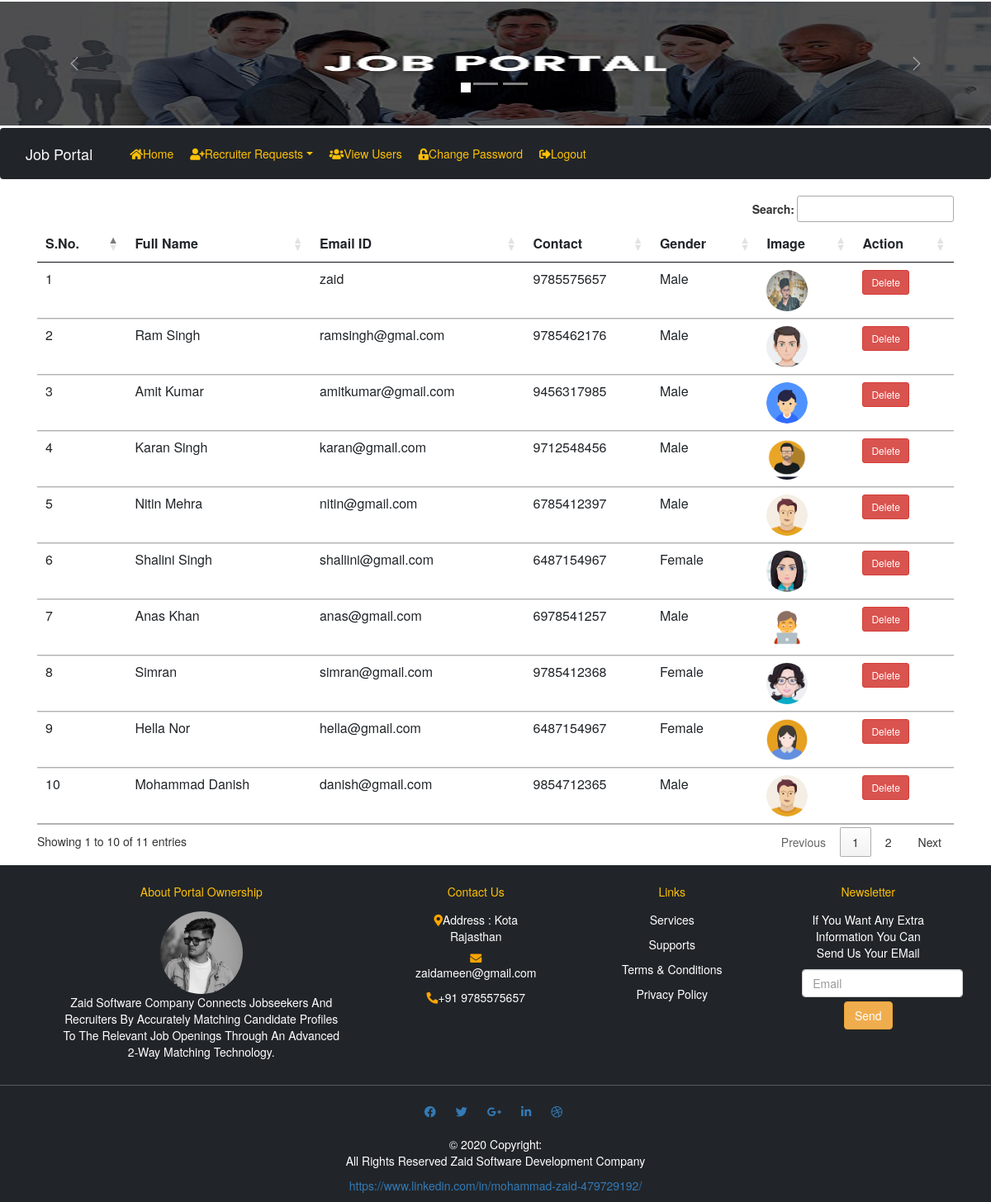
Screenshot of /view_users (signed in) with the database file from the repository.
### app1/models.py (models this page shows, shortened)
class StudentUser(models.Model):
    user=models.ForeignKey(User,on_delete=models.CASCADE)
    mobile=models.CharField(max_length=15,null=True)
    image=models.FileField(null=True)
    gender=models.CharField(max_length=10,null=True)
    type=models.CharField(max_length=15,null=True)

### app1/views.py (the view)
# urls.py: path('view_users',view_users,name="view_users"),
def view_users(request):
    if  not request.user.is_authenticated:
        return redirect('admin_login')
    data=StudentUser.objects.all()
    d={'data':data}
    return render(request,'View_users.html',d)

### app1/templates/View_users.html
{% load static %}
{% block body %}
{% include 'admin_navigation.html' %}
 <div class="container my-3">
        <div class="row">
        <div class="col-lg-12 col-md-8 col-sm-8 text1">
            <table class="table table-hover " id="example">
                <thead>
                <tr class="thesd-dark">
                    <th>S.No.</th>
                    <th>Full Name</th>
                    <th>Email ID</th>
                    <th>Contact</th>
                    <th>Gender</th>
                    <th>Image</th>
                    <th>Action</th>
                </tr>
                </thead>
                <tbody>
                {% for i in data %}
                <tr>
                    <td>{{forloop.counter}}</td>
                    <td>{{i.user.first_name}} {{i.user.last_name}} </td>
                    <td>{{i.user.username}}</td>
                    <td>{{i.mobile}}</td>
                    <td>{{i.gender}}</td>
                    <td><img src="{{i.image.url}}" style="width:50px; height:50px; border-radius:50%"></td>
                    <td><a class="btn btn-danger btn-sm" onclick="return confirm('Do You Want To Delete It')" href="{% url 'delete_user' i.user.id %}">Delete</a></td>
                </tr>
                {% endfor %}
                </tbody>
            </table>
    </div>
 </div>
 </div>
{% include 'footer.html' %}
{% endblock %}

### app1/templates/admin_navigation.html (shortened to what this page needs)
<html>
<head>
    {% load static %}
    <link rel="stylesheet" type="text/css" href="{% static 'css/bootstrap.css' %}"/>
    <link href="{% static 'css/all.css' %}" rel="stylesheet" type="text/css">
<link rel="stylesheet" href="http://maxcdn.bootstrapcdn.com/bootstrap/3.2.0/css/bootstrap.min.css">
    <link rel="stylesheet" href="https://cdn.datatables.net/1.10.25/css/jquery.dataTables.min.css">
    <link rel="stylesheet" href="   https://cdn.datatables.net/buttons/1.7.1/css/buttons.dataTables.min.css">
</head>
<body>
<div id="carouselExampleIndicators" class="carousel slide" data-bs-ride="carousel" style="margin-top:2px">
  <div class="carousel-indicators">
    <button type="button" data-bs-target="#carouselExampleIndicators" data-bs-slide-to="0" class="active" aria-current="true" aria-label="Slide 1"></button>
    <button type="button" data-bs-target="#carouselExampleIndicators" data-bs-slide-to="1" aria-label="Slide 2"></button>
    <button type="button" data-bs-target="#carouselExampleIndicators" data-bs-slide-to="2" aria-label="Slide 3"></button>
  </div>
  <div class="carousel-inner">
    <div class="carousel-item active">
      <img src="{% static 'images/header.jpg' %}" class="d-block w-100" alt="...">
    </div>
  </div>
  <button class="carousel-control-prev" type="button" data-bs-target="#carouselExampleIndicators" data-bs-slide="prev">
    <span class="carousel-control-prev-icon" aria-hidden="true"></span>
  </button>
  <button class="carousel-control-next" type="button" data-bs-target="#carouselExampleIndicators" data-bs-slide="next">
    <span class="carousel-control-next-icon" aria-hidden="true"></span>
  </button>
</div>
    <nav class="navbar navbar-dark navbar-expand-md bg-dark" style="margin-top:3px">
        <a href="#" class="navbar-brand text-light" style="margin-left:15px">Job Portal</a>
        <div class="collapse navbar-collapse" id="item">
            <ul class="navbar-nav text-center m1-5 mr-auto">
                <li class="nav-item" style="margin-right:10px;"><a class="nav-link text-warning"  href="{% url 'admin_home' %}"><i class="fas fa-home"></i>Home</a></li>
                <li class="nav-item dropdown " style="margin-right:10px"><a class="nav-link text-warning dropdown-toggle"  href="#" data-toggle="dropdown"><i class="fas fa-user-plus"></i>Recruiter Requests</a>
                </li>
                <li class="nav-item" style="margin-right:10px"><a class="nav-link text-warning"  href="{% url 'view_users' %}"><i class="fas fa-users"></i>View Users</a></li>
                <li class="nav-item" style="margin-right:10px"><a class="nav-link text-warning"  href="{% url 'change_password_admin' %}"><i class="fas fa-unlock-alt"></i>Change Password</a></li>
                <li class="nav-item" style="margin-right:10px"><a class="nav-link text-warning"  href="{% url 'admin_logout' %}"><i class="fas fa-sign-out-alt"></i>Logout</a></li>
            </ul>
        </div>
    </nav>
</body>
</html>

### app1/templates/footer.html (shortened to what this page needs)
{% load static %}
<head xmlns="http://www.w3.org/1999/html">
    <link
        href="http://cdnjs.cloudflare.com/ajax/libs/font-awesome/4.3.0/css/font-awesome.css"
        rel="stylesheet"  type='text/css'>
</head>
<footer class="page-footer font-small bg-dark pt-4 mt-1">
  <div class="container text-center text-md-left">
    <div class="row">
      <div class="col-md-4 mx-auto">
        <h5 class="font-weight-bold text-warning mt-3 mb-4">About Portal Ownership</h5>
        <img src="{% static 'images/dp.jpg' %}" style="width:100px; height:100px; border-radius:50%">
        <p class="text-white text-capitalize">Zaid Software Company connects jobseekers and recruiters by accurately matching candidate profiles to the relevant job openings through an advanced 2-way matching technology.
      </div>
      <div class="col-md-2 mx-auto">
        <h5 class="font-weight-bold text-warning mt-3 mb-4">Contact Us</h5>
        <ul class="list-unstyled text-white">
          <li>
            <p><i class="fas fa-map-marker-alt" style="color:orange"></i>Address : Kota Rajasthan</p>
          </li>
          <li>
              <p><i class="fas fa-envelope" style="color:orange"></i>zaidameen@gmail.com</p>
          </li>
          <li>
            <p><i class="fas fa-phone-alt" style="color:orange"></i>+91 9785575657</p>
          </li>
        </ul>
      </div>
      <div class="col-md-2 mx-auto">
        <h5 class="font-weight-bold text-warning mt-3 mb-4">Links</h5>
        <ul class="list-unstyled text-white">
          <li>
            <p>Services</p>
          </li>
          <li>
            <p>Supports</p>
          </li>
          <li>
            <p>Terms & Conditions</p>
          </li>
          <li>
            <p>Privacy Policy</p>
          </li>
        </ul>
      </div>
      <div class="col-md-2 mx-auto">
        <h5 class="font-weight-bold text-warning mt-3 mb-4">Newsletter</h5>
          <p class="text-white">If You Want Any Extra Information You Can Send Us Your EMail  </p>
          <form method="post" class="form-inline">
              <input type="email" name="emailid" placeholder="Email" required class="form-control">
              <input type="submit" value="Send" class="btn btn-warning mt-2">
          </form>
      </div>
    </div>
  </div>
  <hr>
  <ul class="list-unstyled list-inline text-center">
    <li class="list-inline-item">
      <a class="btn-floating btn-fb mx-1">
        <i class="fab fa-facebook-f"> </i>
      </a>
    </li>
    <li class="list-inline-item">
      <a class="btn-floating btn-tw mx-1">
        <i class="fab fa-twitter"> </i>
      </a>
    </li>
    <li class="list-inline-item">
      <a class="btn-floating btn-gplus mx-1">
        <i class="fab fa-google-plus-g"> </i>
      </a>
    </li>
    <li class="list-inline-item">
      <a class="btn-floating btn-li mx-1">
        <i class="fab fa-linkedin-in"> </i>
      </a>
    </li>
    <li class="list-inline-item">
      <a class="btn-floating btn-dribbble mx-1">
        <i class="fab fa-dribbble"> </i>
      </a>
    </li>
  </ul>
  <div class="footer-copyright text-center text-white py-3">© 2020 Copyright:
    <p>All Rights Reserved Zaid Software Development Company  </p>
      <a href="https://www.linkedin.com/in/mohammad-zaid-479729192/">https://www.linkedin.com/in/mohammad-zaid-479729192/</a>
  </div>
</footer>

### app1/static/css/all.css (style rules this page uses)
.fa, .fas, .far, .fal, .fad, .fab { -moz-osx-font-smoothing: grayscale; -webkit-font-smoothing: antialiased; display: inline-block; font-style: normal; font-variant: normal; text-rendering: auto; line-height: 1; }
.fa-dribbble:before { content: "\f17d"; }
.fa-envelope:before { content: "\f0e0"; }
.fa-facebook-f:before { content: "\f39e"; }
.fa-google-plus-g:before { content: "\f0d5"; }
.fa-home:before { content: "\f015"; }
.fa-linkedin-in:before { content: "\f0e1"; }
.fa-map-marker-alt:before { content: "\f3c5"; }
.fa-phone-alt:before { content: "\f879"; }
.fa-sign-out-alt:before { content: "\f2f5"; }
.fa-twitter:before { content: "\f099"; }
.fa-unlock-alt:before { content: "\f13e"; }
.fa-user-plus:before { content: "\f234"; }
.fa-users:before { content: "\f0c0"; }
.fab { font-family: 'Font Awesome 5 Brands'; font-weight: 400; }
.fa, .fas { font-family: 'Font Awesome 5 Free'; font-weight: 900; }

### rows the page displays
StudentUser: user.username "zaid", mobile "9785575657", gender "Male", image (picture)
StudentUser: user.first_name "Ram", user.last_name "Singh", user.username "ramsingh@gmal.com", mobile "9785462176", gender "Male", image (picture)
StudentUser: user.first_name "Amit", user.last_name "Kumar", user.username "amitkumar@gmail.com", mobile "9456317985", gender "Male", image (placeholder picture)
StudentUser: user.first_name "Karan", user.last_name "Singh", user.username "karan@gmail.com", mobile "9712548456", gender "Male", image (picture)
StudentUser: user.first_name "Nitin", user.last_name "Mehra", user.username "nitin@gmail.com", mobile "6785412397", gender "Male", image (picture)
StudentUser: user.first_name "Shalini", user.last_name "Singh", user.username "shaliini@gmail.com", mobile "6487154967", gender "Female", image (picture)
StudentUser: user.first_name "Anas", user.last_name "Khan", user.username "anas@gmail.com", mobile "6978541257", gender "Male", image (picture)
StudentUser: user.first_name "Simran", user.username "simran@gmail.com", mobile "9785412368", gender "Female", image (picture)
StudentUser: user.first_name "Hella", user.last_name "Nor", user.username "hella@gmail.com", mobile "6487154967", gender "Female", image (picture)
StudentUser: user.first_name "Mohammad", user.last_name "Danish", user.username "danish@gmail.com", mobile "9854712365", gender "Male", image (picture)
